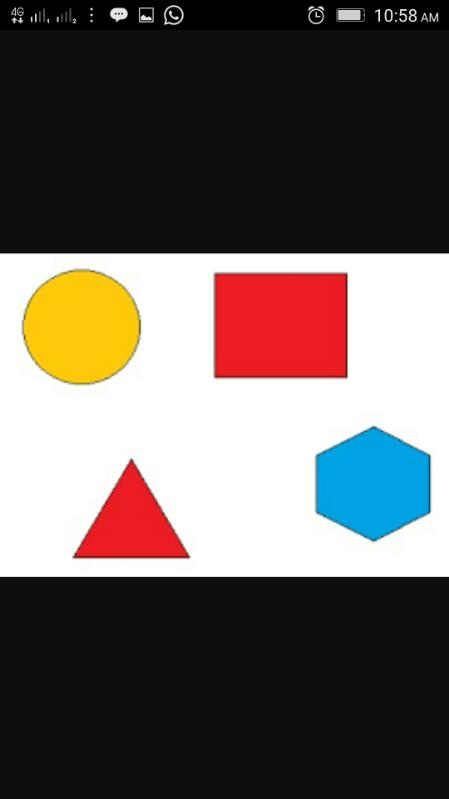
#> input picture spideropencv.jpg, 449 x 799 px
$ python Corner_Detect.py
#> lines starting #> are read from the running program, lines starting #| are printed output that depends on the picture; after the words box and inside, x2 and y2 are one past the last pixel; in counts of white or black regions, pixels touching at a corner belong together
import cv2
import numpy as np

img = cv2.imread("spideropencv.jpg",1)
#> img is the input picture: shape (799, 449, 3); mean B, G, R 91.2, 94.6, 102.8
gray = cv2.cvtColor(img,cv2.COLOR_BGR2GRAY)
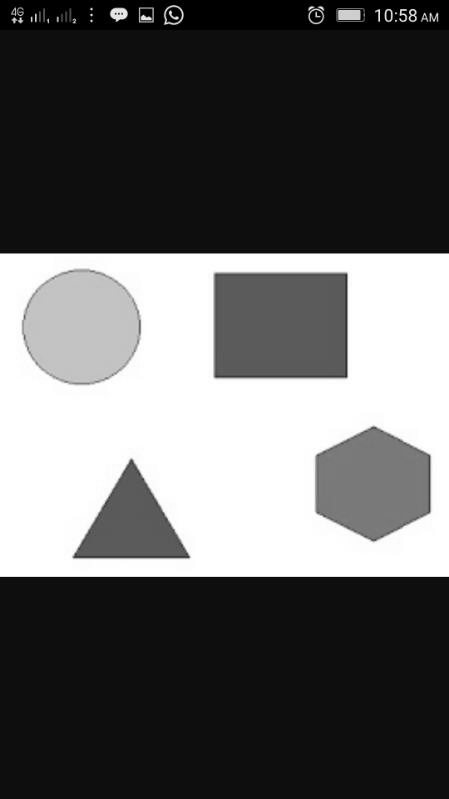
#> gray: shape (799, 449); min 0, max 255, mean 96.6
gray = np.float32(gray)

#Best corner detection method than cv2.cornerHarris
#Generally used for tracking

corners = cv2.goodFeaturesToTrack(gray,20,.1,100)
#> corners = [[91, 14], [378, 10], [189, 557], [131, 460], [73, 557], [346, 376], [346, 274], [215, 376], [429, 455], [215, 274]]
corners = np.int0(corners)

for corner in corners:
	x,y = corner.ravel()
	cv2.circle(img ,(x,y) ,3 ,255 ,-1)
#> this loop made 10 passes
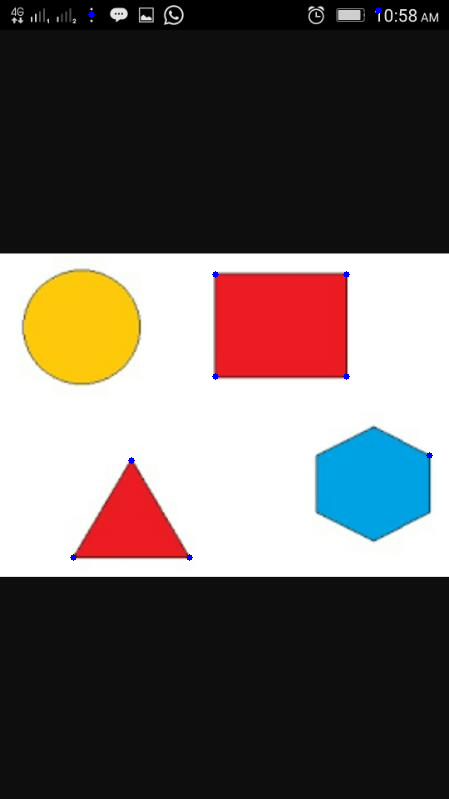
#> img: shape (799, 449, 3); 0.08% of pixels changed, all inside (x1, y1, x2, y2) = (70, 7, 433, 561)

cv2.imshow("COrners",img)

cv2.waitKey(100000)

$ run again, with Bookpage.jpg copied over spideropencv.jpg
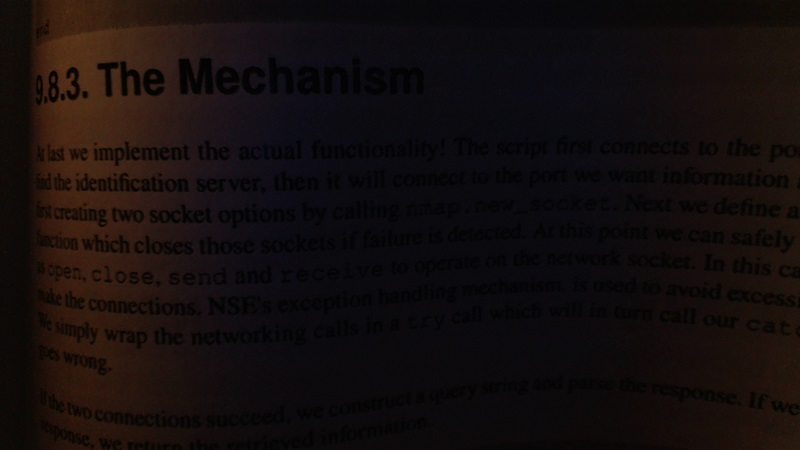
#> input picture Bookpage.jpg, 800 x 450 px
#> img is the input picture: shape (450, 800, 3); mean B, G, R 13.4, 13.6, 20.3
#> `gray = np.float32(gray)`:
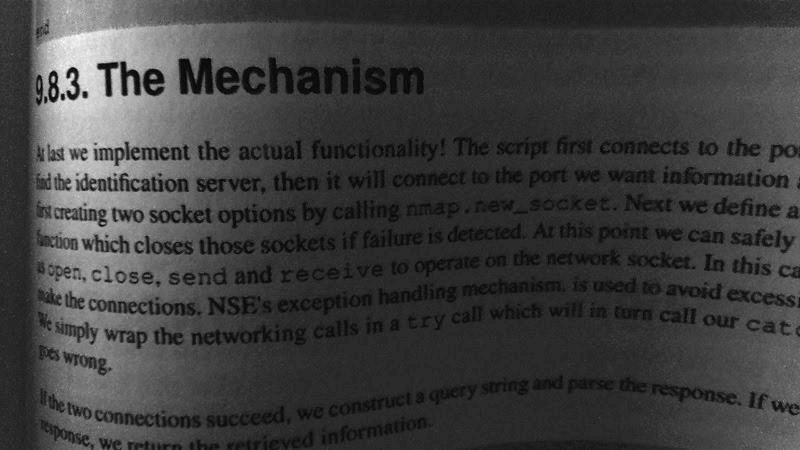
#> gray: shape (450, 800) float32; min 0, max 64, mean 15.6; drawn with min black and max white
#> corners = [[53, 96], [80, 208], [155, 77], [90, 342], [187, 190], [772, 402], [103, 447]]
#> the loop `for corner in corners:` made 7 passes
#> after the loop `for corner in corners:`:
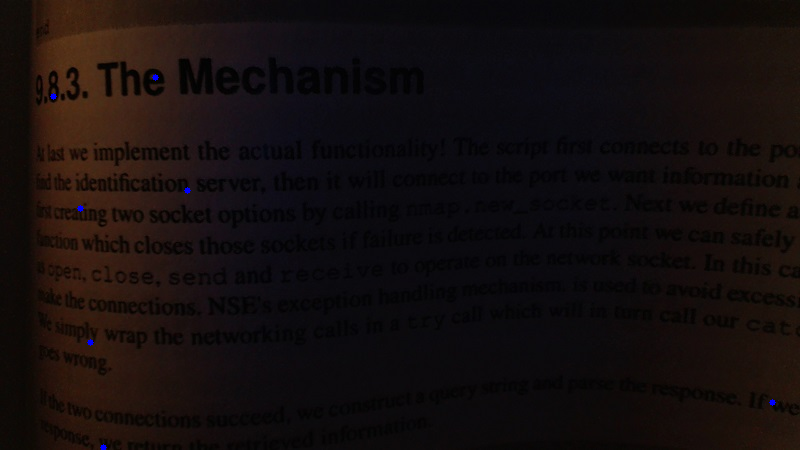
#> img: shape (450, 800, 3); 0.06% of pixels changed, all inside (x1, y1, x2, y2) = (50, 74, 776, 450)
